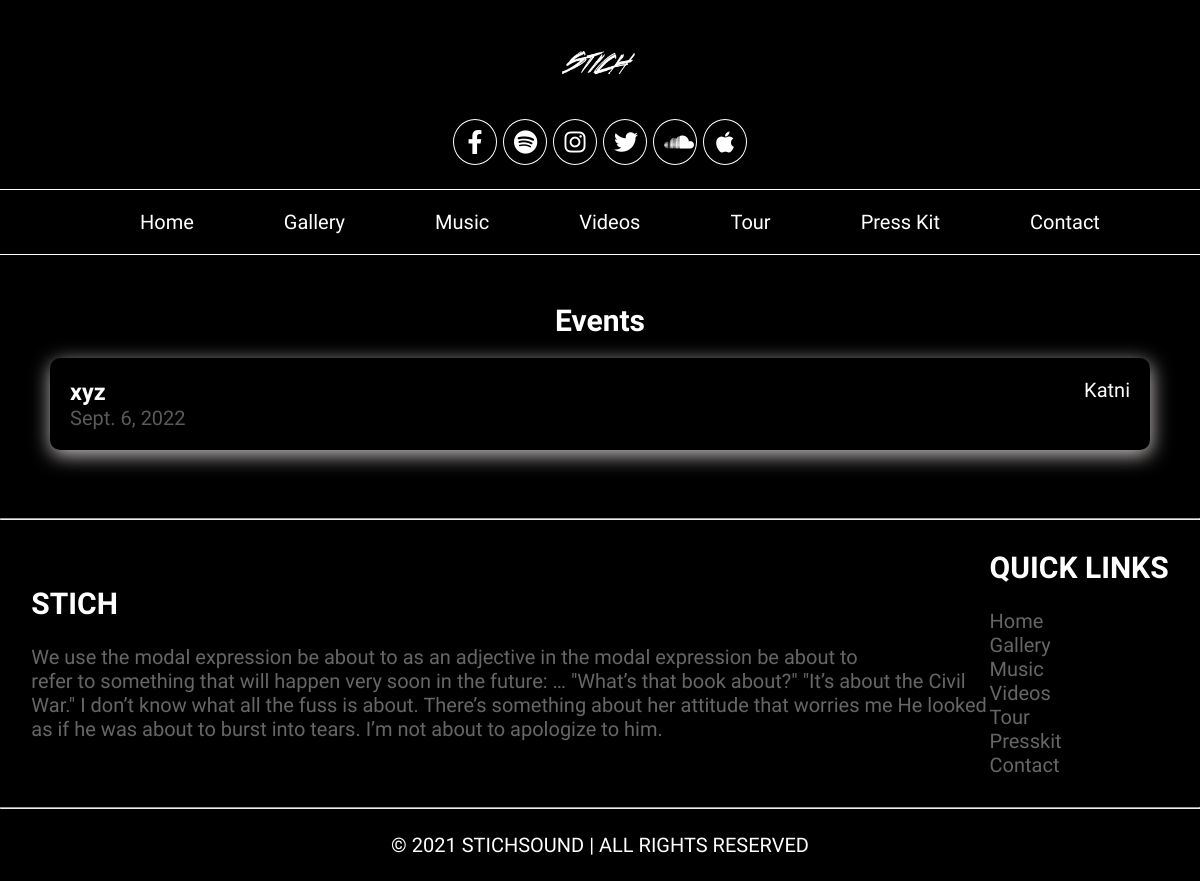
The app's page /tour/, older data.
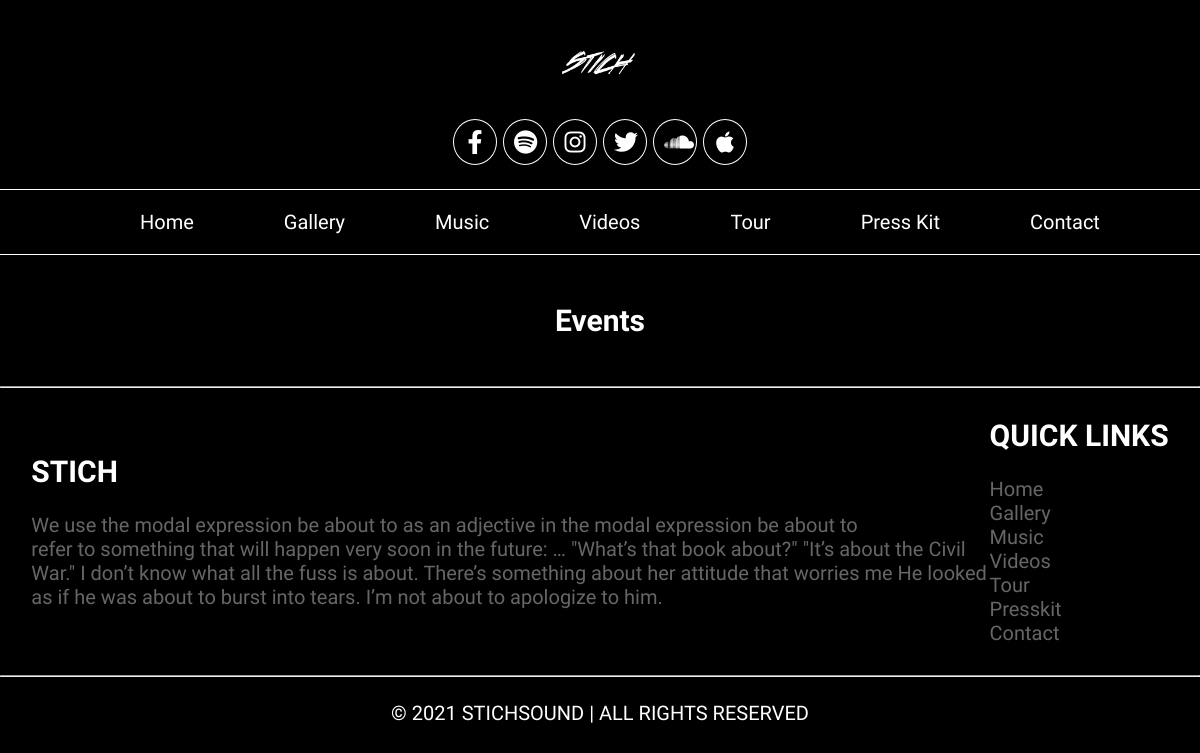
The same page, newer data.
### home/models.py (models this page shows, shortened)
class Tour(models.Model):
    text=models.CharField(max_length=50,unique=True)
    city=models.CharField(max_length=50)
    datetime=models.DateField()
    class Meta:
        verbose_name_plural='Tour'
        ordering = ['-datetime']

### home/views.py (the view)
# urls.py: path('tour/',views.tour,name='tour'),
def tour(request):
    tour_obj=Tour.objects.all()
    return render(request,'tour.html',{'tour_obj':tour_obj})

### home/templates/tour.html (shortened to what this page needs)
{% extends 'base.html' %}
{% load static %}
{% block body %}
<div class="tour"><br><br>
    <center><h2>Events</h2></center>
    <div class="card1">
        {% for tour in tour_obj %}
        <div class="card-body">
            <div>
            <h3>{{tour.text}}</h3>
            <p style="color: grey; opacity:0.7;">{{tour.datetime}}</p>
           </div>
            <p style="text-align: right;">{{tour.city}}</p>
        </div>
        {% endfor %}
    </div>
</div>
{% endblock body %}

Row changes from the older to the newer data that the page shows:
removed Tour: text "xyz", datetime "Sept. 6, 2022", city "Katni"
